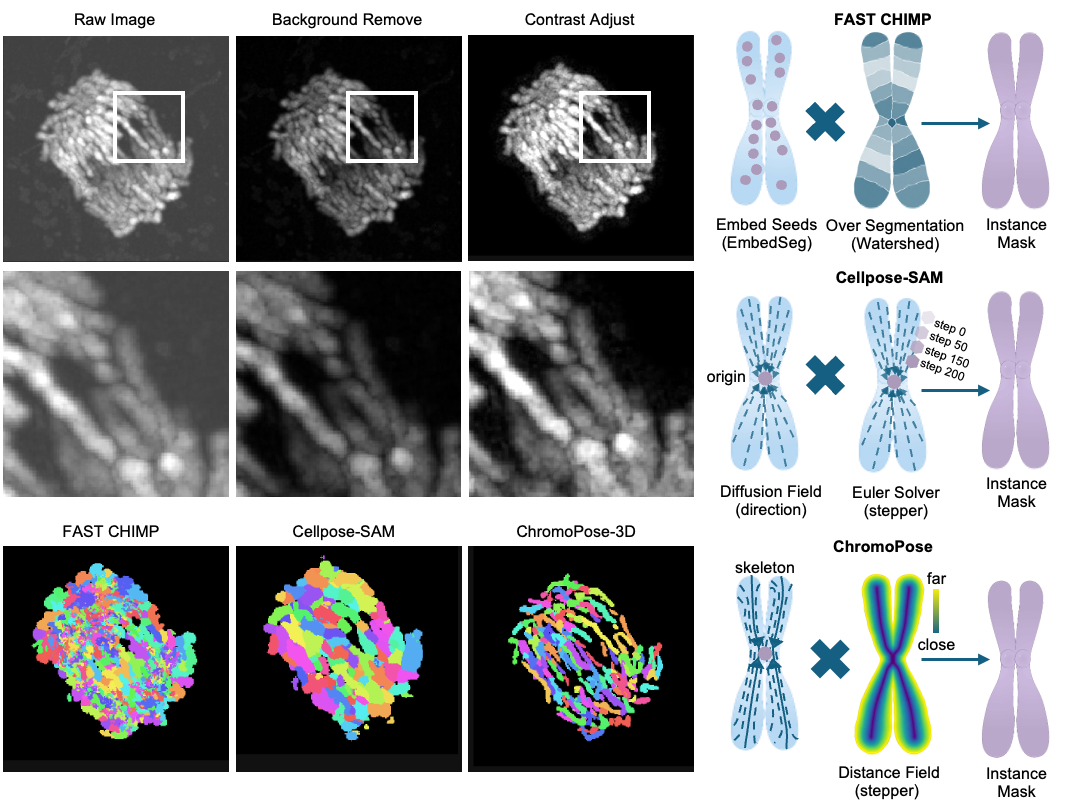
#> input picture docs/images/chromopose.png, 1080 x 812 px
$ python -i prepare_intro_story.py   (imports and definitions only)
#> lines starting #> are read from the running program, lines starting #| are printed output that depends on the picture
"""Prepare sourced karyotype and benchmark panels for the overview film."""
import argparse
import json
from pathlib import Path
import re
import xml.etree.ElementTree as ET

import numpy as np
from PIL import Image, ImageDraw, ImageFont
from scipy import ndimage as ndi

OPENING_SPREAD = "Banding_04301"


def save(image, directory, name):
    image.save(directory / (name + ".webp"), "WEBP", lossless=True)


# [49 lines left out: functions chromosome_cutout, karyotype, not called in this run]


def white_to_black(image):
    rgb = np.asarray(image.convert("RGB"), dtype=np.float32) / 255
    chroma = np.ptp(rgb, axis=2)
    neutral = (1 - rgb.mean(2)) ** .95
    saturation = np.clip(chroma * 1.8, 0, .82)[..., None]
    color = rgb / np.maximum(rgb.max(2)[..., None], .15)
    mapped = neutral[..., None] * (1-saturation) + color * saturation
    return Image.fromarray(np.uint8(np.clip(mapped, 0, 1)*255))


def fig2_panels(fig2_figure, dest):
#> called with fig2_figure = '../../docs/images/chromopose.png', dest = 'out.png'
    with Image.open(fig2_figure) as image:
#> image is the input picture: PIL image 1080x812 RGBA; mean R, G, B, A 48.6, 50.8, 52.2, 158.8
        image = image.convert("RGB")
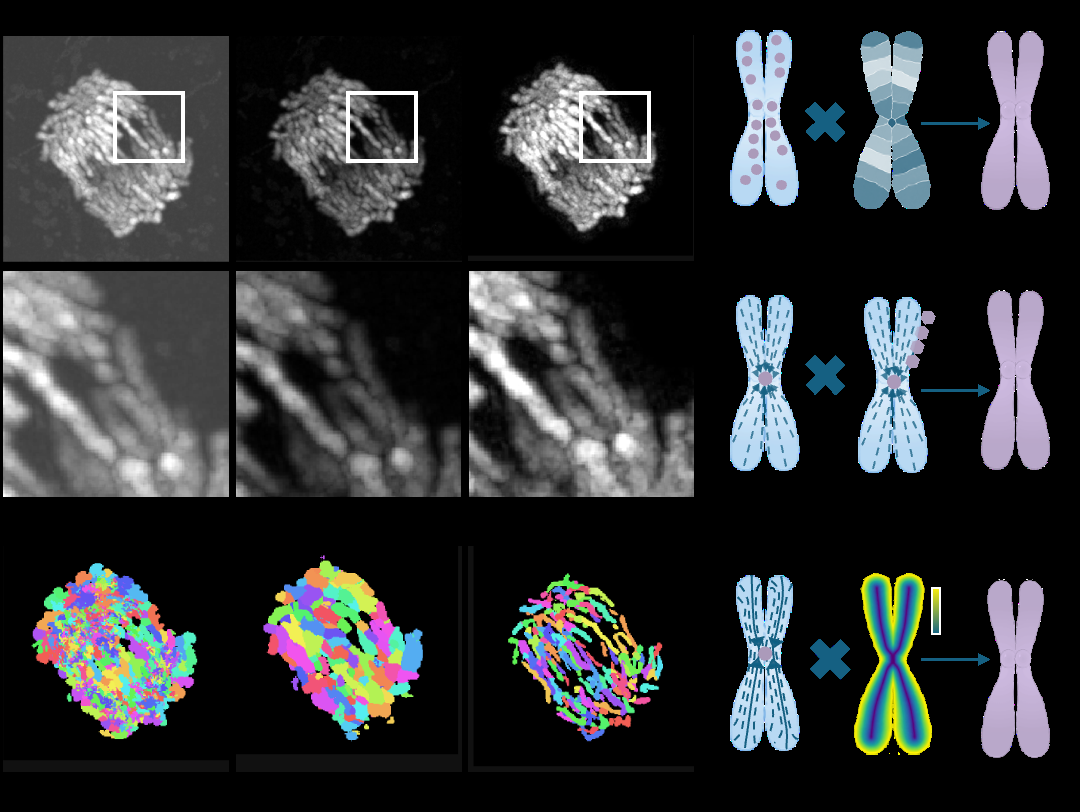
#> image: PIL image 1080x812 RGB; mean R, G, B 48.6, 50.8, 52.2

        def crop(bounds):
            return image.crop(tuple(round(v*s/r) for v,s,r in zip(bounds,image.size*2,(1273,1800)*2)))

        panel = crop((249,108,939,511))
#> in crop, `return image.crop(tuple(round(v*s/r) for v,s,r in zip(bounds,image.siz..`:
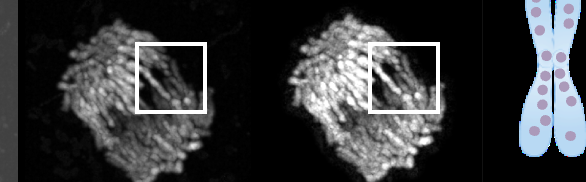
#> returned value: PIL image 586x182 RGB; mean R, G, B 55.4, 56.9, 58.8
        ImageDraw.Draw(panel).rectangle((0,0,round(panel.width*.053),round(panel.height*.06)),fill="white")
        save(white_to_black(panel), dest, "banding-transfer-metrics")
#> in white_to_black, `chroma = np.ptp(rgb, axis=2)`:
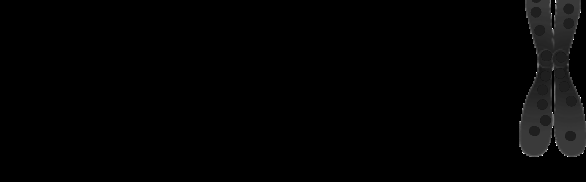
#> chroma: shape (182, 586) float32; min 0, max 1, mean 0.014
#> in white_to_black, `neutral = (1 - rgb.mean(2)) ** .95`:
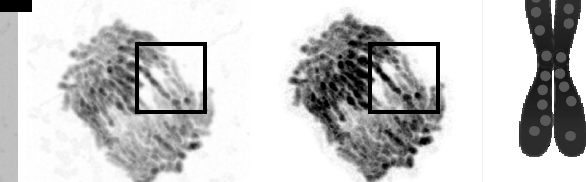
#> neutral: shape (182, 586) float32; min 0, max 1, mean 0.779
#> in white_to_black, `saturation = np.clip(chroma * 1.8, 0, .82)[..., None]`:
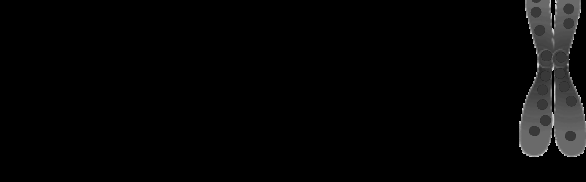
#> saturation: shape (182, 586, 1) float32; min 0, max 0.82, mean 0.025
#> in white_to_black, `color = rgb / np.maximum(rgb.max(2)[..., None], .15)`:
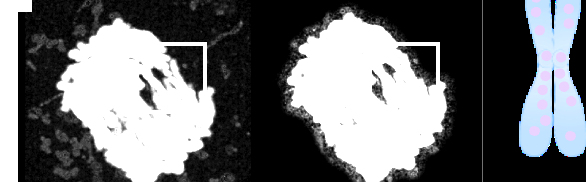
#> color: shape (182, 586, 3) float32; mean R, G, B 0.427, 0.433, 0.442
#> in white_to_black, `mapped = neutral[..., None] * (1-saturation) + color * saturation`:
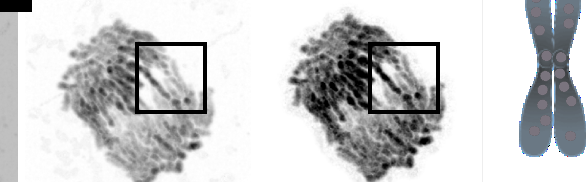
#> mapped: shape (182, 586, 3) float32; mean of channels 0, 1, 2 0.794, 0.796, 0.799; drawn as R, G, B
        # Fig. 2A artwork interiors. Fade the white paper matte at the edges
        # while keeping the original pale-blue artwork and its lighter stripes.
        for name, bounds in (("dehydrated", (39,99,226,266)),
                             ("rehydrated", (48,296,232,470))):
            panel = crop(bounds)
            rgb = np.asarray(panel, dtype=np.int16)
            alpha = np.clip((rgb[...,2] - rgb[...,0] - 1)*255./4, 0, 255)
            # White highlights inside the illustrated centromeres belong to the
            # drawing. Only key out paper and the open spaces between arms.
            labels, _ = ndi.label(alpha < 255)
            sizes = np.bincount(labels.ravel())
            internal = (labels != 0) & (sizes[labels] <= max(24, round(panel.width**2 * .00035)))
            alpha[internal] = 255
            # Match the fill surrounding small neutral highlights on the artwork.
            # Keep the drawing's narrow outer and internal contour lines.
            if internal.any():
                donor = ndi.distance_transform_edt(internal,return_distances=False,return_indices=True)
                cleaned = rgb.copy()
                cleaned[internal] = rgb[donor[0][internal],donor[1][internal]]
                panel = Image.fromarray(cleaned.astype(np.uint8))
            panel = Image.composite(panel, Image.new("RGB", panel.size), Image.fromarray(alpha.astype(np.uint8)))
            save(panel, dest, f"state-{name}")
        # The upper row of Fig. 2D uses G-banding-trained weights for all models.
        for name, left, right in (("mask-rcnn",343,640), ("v11",652,949), ("v12",961,1258)):
            save(crop((left,550,right,854)), dest, f"banding-only-{name}")


# [143 lines left out: functions fig5_panels, fig3_panels, fig3_perturbation_bars, fig5_identity_panels, pose_panels, main, not called in this run]


# [2 lines not run here, left out]

#> (the run stopped early here; a loop or call above may not have finished)

$ run again, on docs/images/chromolift-chromoid.png
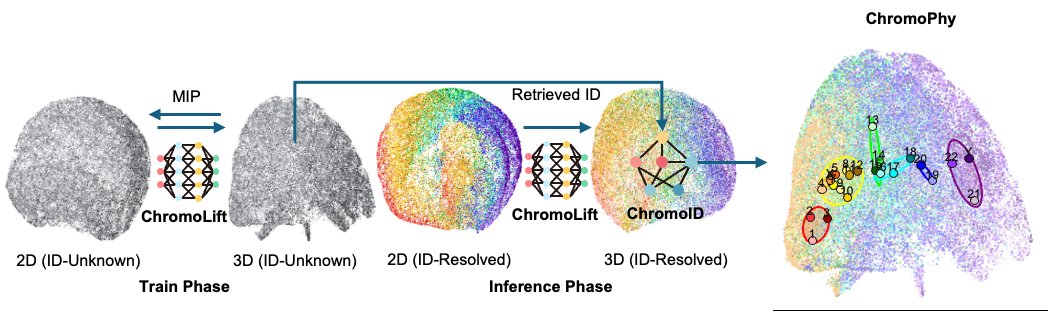
#> input picture docs/images/chromolift-chromoid.png, 1050 x 312 px
#> in fig2_panels, image is the input picture: PIL image 1050x312 RGBA; mean R, G, B, A 45.7, 46.5, 48.3, 55.1
#> image: PIL image 1050x312 RGB
#> in white_to_black, `color = rgb / np.maximum(rgb.max(2)[..., None], .15)`:
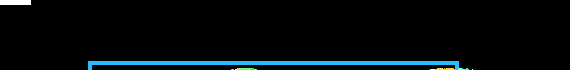
#> color: shape (70, 570, 3) float32; mean R, G, B 0.0114, 0.0346, 0.0433
#> in white_to_black, `mapped = neutral[..., None] * (1-saturation) + color * saturation`:
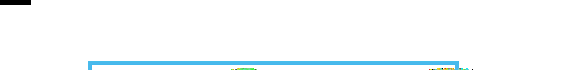
#> mapped: shape (70, 570, 3) float32; mean of channels 0, 1, 2 0.967, 0.985, 0.992; drawn as R, G, B

$ run again, on docs/images/chromopix.png
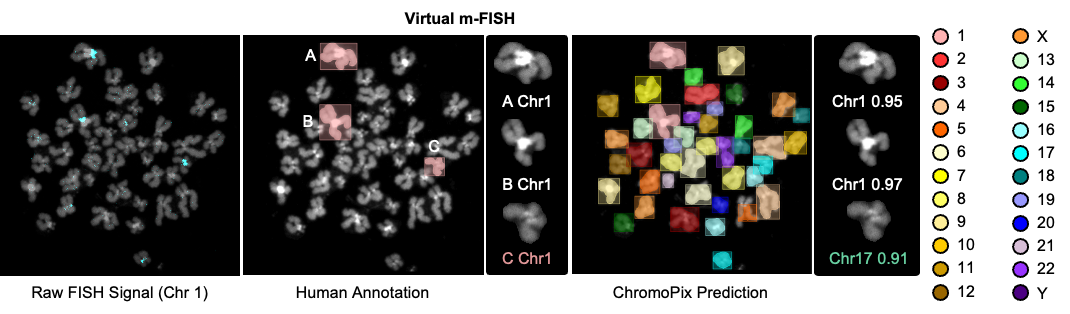
#> input picture docs/images/chromopix.png, 1070 x 314 px
#> in fig2_panels, image is the input picture: PIL image 1070x314 RGBA; mean R, G, B, A 22.1, 21.1, 18.8, 172.3
#> image: PIL image 1070x314 RGB
#> in white_to_black, `color = rgb / np.maximum(rgb.max(2)[..., None], .15)`:
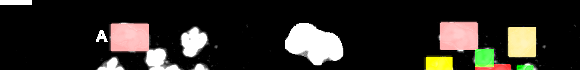
#> color: shape (70, 580, 3) float32; mean R, G, B 0.17, 0.158, 0.137
#> in white_to_black, `mapped = neutral[..., None] * (1-saturation) + color * saturation`:
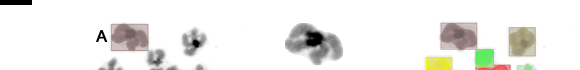
#> mapped: shape (70, 580, 3) float32; mean of channels 0, 1, 2 0.936, 0.934, 0.922; drawn as R, G, B

$ run again, on docs/images/morphology-alphabet.png
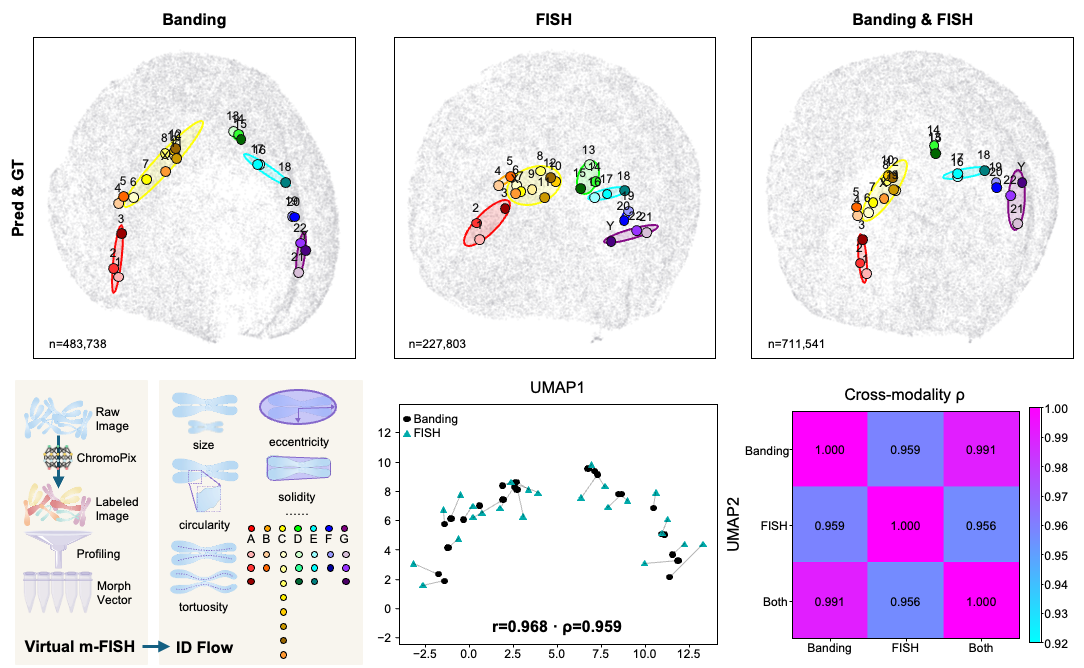
#> input picture docs/images/morphology-alphabet.png, 1084 x 668 px
#> in fig2_panels, image is the input picture: PIL image 1084x668 RGBA; mean R, G, B, A 117.5, 108.8, 122.4, 101.8
#> image: PIL image 1084x668 RGB
#> in white_to_black, `mapped = neutral[..., None] * (1-saturation) + color * saturation`:
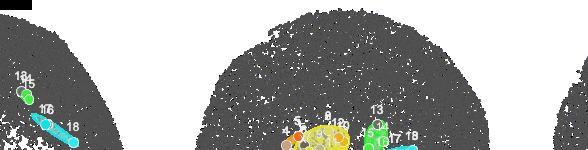
#> mapped: shape (150, 588, 3) float32; mean of channels 0, 1, 2 0.668, 0.676, 0.667; drawn as R, G, B
